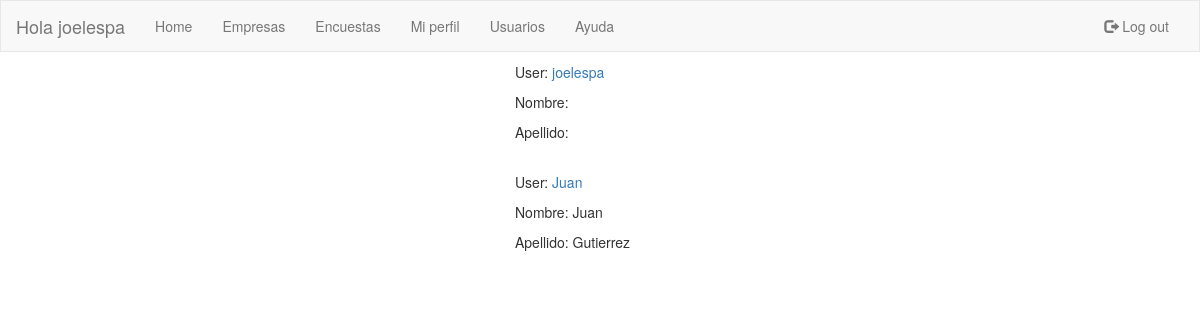
The app's page /usuarios/ (signed in), older data.
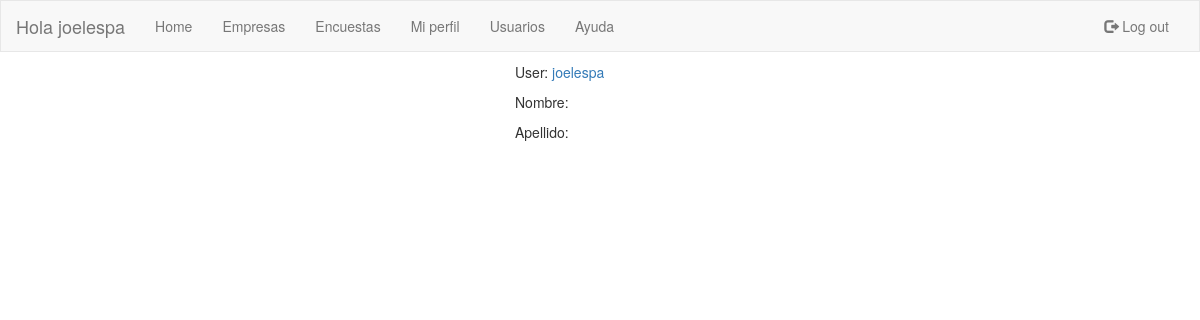
The same page, newer data.
### sopa/models.py (models this page shows)
class usuarios (AbstractUser):
    id_grado = models.IntegerField(null=True,blank=True,default='0')

### sopa/views.py (the view)
# urls.py: url(r'^usuarios/$', views.lista_usuarios, name='lista_usuarios'),
@login_required
def lista_usuarios(request):
    usuario = usuarios.objects.all()
    return render(request, 'sopa/lista_alumnos.html', {'titulo': 'SOPA lista usuarios' ,'alumnos' : usuario})

### sopa/templates/sopa/lista_alumnos.html
{% extends "sopa/index.html" %}
{% block content %}
<div class ="row col-md-4 col-md-offset-5">
{% for alumno in alumnos %}
  <p> User: <a href= '/usuarios/{{alumno.username}}'>{{alumno.username}}</a> </p>
  <p> Nombre: {{alumno.first_name}} </p>
  <p> Apellido: {{alumno.last_name}} </p>
  <br>
{% endfor %}
</div>
{% endblock content %}

### sopa/templates/sopa/index.html (shortened to what this page needs)
{% load staticfiles %}
<!DOCTYPE html>
<html lang="en">
<head>
  <link rel="stylesheet" href="https://maxcdn.bootstrapcdn.com/bootstrap/3.3.7/css/bootstrap.min.css">
  <link rel="stylesheet" href="{% static 'css/sopa.css' %}">
</head>
<body>
  <nav class="navbar navbar-default">
    <div class="container-fluid">
      <div class="navbar-header">
        <a class="navbar-brand" >Hola {{ user.username }}</a>
      </div>
      <div class="collapse navbar-collapse" id="myNavbar">
        <ul class="nav navbar-nav">
          <li><a href="/">Home</a></li>
          <li><a title="Empresas" href="/empresas">Empresas</a></li>
          <li><a title="Encuestas" href="/encuesta">Encuestas</a></li>
          <li><a title="Mi perfil" href="/usuarios/miperfil">Mi perfil</a></li>
          <li><a title="Usuarios" href="/usuarios">Usuarios</a></li>
          <li><a title="Ayuda" href="#">Ayuda</a></li>
        </ul>
        <ul class="nav navbar-nav navbar-right">
          {% if user.is_authenticated %}
          <li><a href="/logout"><span class="glyphicon glyphicon-log-out"></span> Log out</a></li>
          {% else %}
          <li><a href="/login"><span class="glyphicon glyphicon-log-in"></span> Sing In</a></li>
          {% endif %}
        </ul>
      </div>
  </div>
</nav>
<body>
{% block content %}
{% endblock content %}
</body>

Row changes from the older to the newer data that the page shows:
removed usuarios: username "Juan", first_name "Juan", last_name "Gutierrez"
